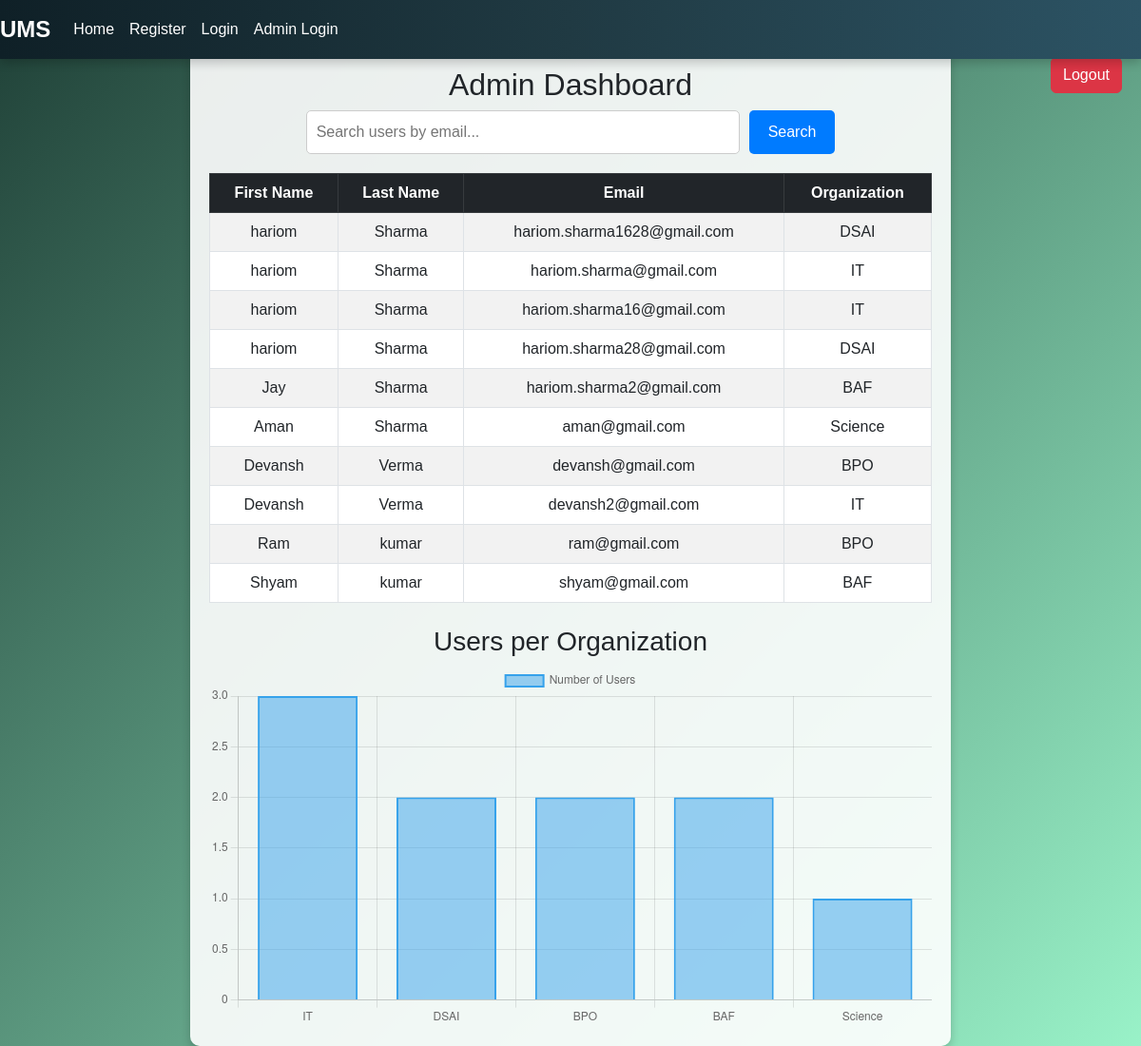
The page /admin_dashboard/ (signed in) on the database its author committed.
### user/models.py (models this page shows, shortened)
class CustomUser(AbstractUser):
    username = None
    organisation = models.CharField(max_length=255)
    email = models.EmailField(unique=True)
    USERNAME_FIELD = 'email'
    REQUIRED_FIELDS = ['username']

### user/views.py (the view)
# urls.py: path("admin_dashboard/", views.admin_dashboard, name="admin_dashboard"),
def admin_dashboard(request):
    if not request.session.get("admin_logged_in"):
        return redirect("admin_login")
    query = request.GET.get("q", "")
    users = CustomUser.objects.all()
    if query:
        users = users.filter(email__icontains=query)
    org_data = (
        CustomUser.objects
        .values("organisation")
        .annotate(user_count=Count("id"))
        .order_by("-user_count")
    )
    org_labels = json.dumps([entry["organisation"] for entry in org_data])
    org_counts = json.dumps([entry["user_count"] for entry in org_data])
    return render(request, "admin_dashboard.html", {
        "users": users,
        "query": query,
        "org_labels": org_labels,
        "org_counts": org_counts
    })

### user/templates/admin_dashboard.html (shortened to what this page needs)
{% load static %}
<!DOCTYPE html>
<html lang="en">
<head>
    <link rel="stylesheet" href="https://cdnjs.cloudflare.com/ajax/libs/bootstrap/5.3.0/css/bootstrap.min.css">
    <link rel="stylesheet" href="{% static 'styles.css' %}">
</head>
<body>
    <nav class="navbar navbar-expand-lg navbar-dark">
        <a class="navbar-brand" href="#">UMS</a>
        <div class="collapse navbar-collapse" id="navbarNav">
            <ul class="navbar-nav">
                <li class="nav-item"><a class="nav-link" href="/">Home</a></li>
                <li class="nav-item"><a class="nav-link" href="/register/">Register</a></li>
                <li class="nav-item"><a class="nav-link" href="/user_login/">Login</a></li>
                <li class="nav-item"><a class="nav-link" href="/admin_login/">Admin Login</a></li>
            </ul>
        </div>
    </nav>
    <div class="container">
    <h2 class="text-center">Admin Dashboard</h2>
    <a href="{% url 'admin_logout' %}" class="btn btn-danger logout-btn">Logout</a>
    <form method="GET" action="{% url 'admin_dashboard' %}" class="search-container">
        <input type="text" name="q" placeholder="Search users by email..." value="{{ query }}">
        <button type="submit">Search</button>
    </form>
    <table class="table table-bordered table-striped">
        <thead class="table-dark">
            <tr>
                <th>First Name</th>
                <th>Last Name</th>
                <th>Email</th>
                <th>Organization</th>
            </tr>
        </thead>
        <tbody>
            {% for user in users %}
            <tr>
                <td>{{ user.first_name }}</td>
                <td>{{ user.last_name }}</td>
                <td>{{ user.email }}</td>
                <td>{{ user.organisation }}</td>
            </tr>
            {% empty %}
            <tr>
                <td colspan="4" class="text-center">No users found</td>
            </tr>
            {% endfor %}
        </tbody>
    </table>
    <h3 class="text-center mt-4">Users per Organization</h3>
    <canvas id="orgChart" width="400" height="200"></canvas>
</div>
<script>
    document.addEventListener("DOMContentLoaded", function () {
        var orgLabels = JSON.parse('{{ org_labels|safe }}');
        var orgCounts = JSON.parse('{{ org_counts|safe }}');
        var ctx = document.getElementById('orgChart').getContext('2d');
        var chart = new Chart(ctx, {
            type: 'bar',
            data: {
                labels: orgLabels,
                datasets: [{
                    label: 'Number of Users',
                    data: orgCounts,
                    backgroundColor: 'rgba(54, 162, 235, 0.5)',
                    borderColor: 'rgba(54, 162, 235, 1)',
                    borderWidth: 2
                }]
            },
            options: {
                responsive: true,
                scales: {
                    y: { beginAtZero: true }
                }
            }
        });
    });
</script>
</body>
</html>

### static/styles.css (style rules this page uses)
.navbar { background: linear-gradient(90deg, #0f2027, #203a43, #2c5364); box-shadow: 0px 4px 10px rgba(0, 0, 0, 0.2); width: 100%; position: fixed; top: 0; left: 0; z-index: 1000; }
.navbar-brand { font-size: 24px; font-weight: bold; color: white !important; }
.navbar-nav .nav-link { color: white !important; transition: 0.3s ease-in-out; }

### user/templates/admin_dashboard.html (style rules this page uses)
body { font-family: Arial, sans-serif; margin: 0; padding: 0; background: linear-gradient(135deg, #1f4037, #99f2c8); min-height: 100vh; display: flex; flex-direction: column; align-items: center; }
.container { margin-top: 50px; width: 90%; max-width: 800px; background: rgba(255, 255, 255, 0.9); padding: 20px; border-radius: 10px; box-shadow: 0px 4px 10px rgba(0, 0, 0, 0.2); }
.logout-btn { position: absolute; top: 60px; right: 20px; }
.table th, .table td { text-align: center; }
.search-container { display: flex; justify-content: center; margin-bottom: 20px; }
.search-container input { width: 60%; padding: 10px; border-radius: 5px; border: 1px solid #ccc; margin-right: 10px; }
.search-container button { padding: 10px 20px; background: #007bff; color: white; border: none; border-radius: 5px; cursor: pointer; }

### rows shown on the page
CustomUser: first_name "hariom", last_name "Sharma", email "hariom.sharma1628@gmail.com", organisation "DSAI"
CustomUser: first_name "hariom", last_name "Sharma", email "hariom.sharma@gmail.com", organisation "IT"
CustomUser: first_name "hariom", last_name "Sharma", email "hariom.sharma16@gmail.com", organisation "IT"
CustomUser: first_name "hariom", last_name "Sharma", email "hariom.sharma28@gmail.com", organisation "DSAI"
CustomUser: first_name "Jay", last_name "Sharma", email "hariom.sharma2@gmail.com", organisation "BAF"
CustomUser: first_name "Aman", last_name "Sharma", email "aman@gmail.com", organisation "Science"
CustomUser: first_name "Devansh", last_name "Verma", email "devansh@gmail.com", organisation "BPO"
CustomUser: first_name "Devansh", last_name "Verma", email "devansh2@gmail.com", organisation "IT"
CustomUser: first_name "Ram", last_name "kumar", email "ram@gmail.com", organisation "BPO"
CustomUser: first_name "Shyam", last_name "kumar", email "shyam@gmail.com", organisation "BAF"

### other values the page prints
chart data {{ org_labels|safe }} ["IT", "DSAI", "BPO", "BAF", "Science"]
chart data {{ org_counts|safe }} [3, 2, 2, 2, 1]
